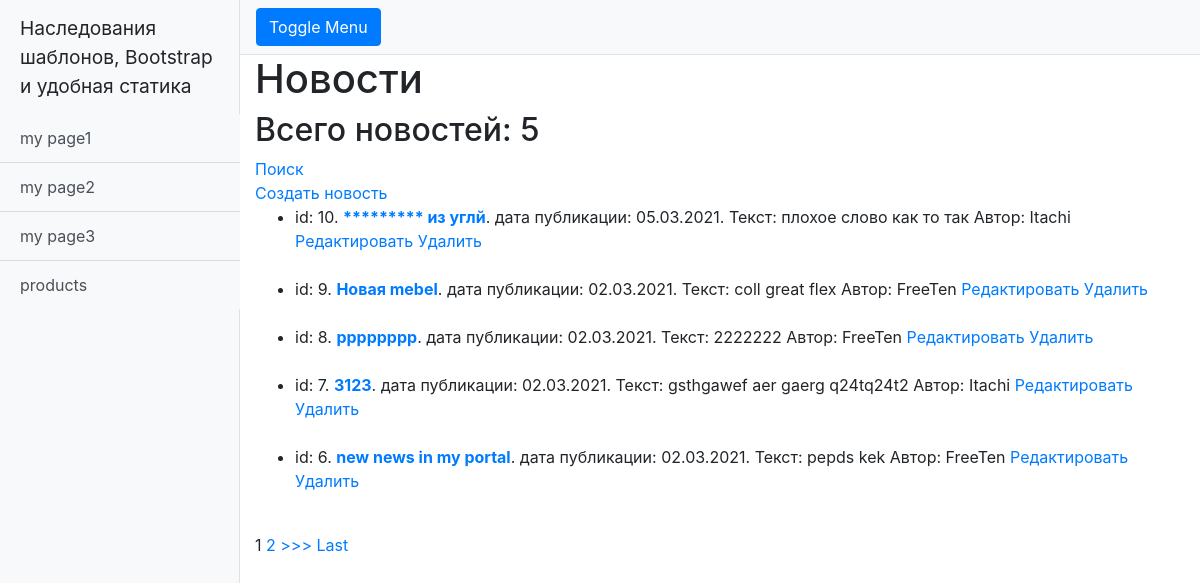
The page /news/ on the database as committed earlier.
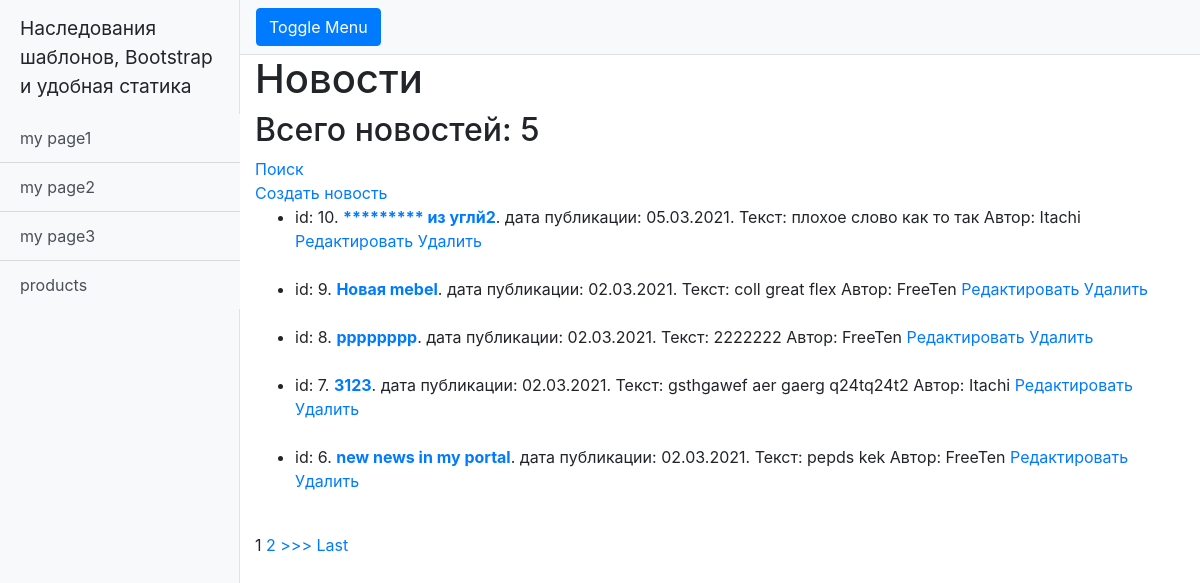
The same page on the database as committed later.
### NewsPaper/models.py (models this page shows, shortened)
class Post(models.Model):
    state = 'ST'
    news = 'NE'
    FIELD = [
        (state, 'Статья'),
        (news, 'Новость')
    ]
    type = models.CharField(max_length=2, choices=FIELD)
    post_date_creation = models.DateTimeField(auto_now_add=True)
    post_heading = models.CharField(max_length=255)
    post_text = models.TextField()
    post_rating = models.IntegerField(default=0)
    author = models.ForeignKey(Author, on_delete=models.CASCADE)
    category = models.ManyToManyField(Category, through='PostCategory')

class Author(models.Model):
    user = models.ForeignKey(User, on_delete=models.CASCADE)
    author_rating = models.IntegerField(default=0)

### NewsPaper/views.py (the view)
# urls.py: path('', NewsList.as_view()),
class NewsList(ListView):
    model = Post
    template_name = 'news.html'
    context_object_name = 'news'
    queryset = Post.objects.filter(type='NE').order_by('-post_date_creation')
    paginate_by = 5

### NewsPaper/templatetags/my_filters.py (called while the page is built)
@register.filter(name='censor')
def censor(value):
    if isinstance(value, str):
        censor_words = ['плохоеслово', 'компостер', 'гадость', 'лох']
        split_string = value.split()
        for word in censor_words:
            if word in split_string:
                for j in range(len(split_string)):
                    if word == split_string[j]:
                        split_string[j] = '*' * len(split_string[j])
        return ' '.join(split_string)
    else:
        raise ValueError(f'Ошибка: значение должно быть строкой')

### templates/news.html (shortened to what this page needs)
{% extends 'default.html' %}
{% load my_filters %}
{% block content %}
    <h1>Новости</h1>
    <h2>Всего новостей: {{ news|length }}</h2>
    <div><a href="/news/search">Поиск</a></div>
    <div><a href="/news/create">Создать новость</a></div>
        <ul>
            {% for single_news in news %}
                <li>id: {{ single_news.id }}. <b><a href="/news/{{ single_news.id }}">{{ single_news.post_heading|censor }}</a></b>. дата публикации: {{ single_news.post_date_creation|date:'d.m.Y' }}. Текст: {{ single_news.post_text|truncatewords:20|censor }} Автор: {{ single_news.author.user }}
                    <a href="/news/create/{{ single_news.id }}">Редактировать</a> <a href="/news/delete/{{ single_news.id }}">Удалить</a></li>
                <br>
            {% endfor %}
        </ul>
    {% if is_paginated %}
            {% for num in page_obj.paginator.page_range %}
                {% if page_obj.number == num %}
                    <a>{{ num }}</a>
                {% elif num > page_obj.number|add:'-3' and num < page_obj.number|add:'3' %}
                    <a href="?page={{ num }}">{{ num }}</a>
                {% endif %}
            {% endfor %}
            {% if page_obj.has_next %}
                <a href="?page={{ page_obj.next_page_number }}">>>></a>
                <a href="?page={{ page_obj.paginator.num_pages }}">Last</a>
            {% endif %}
        {% endif %}
{% endblock content %}

Rows that differ between the two databases and show on the page:
changed Post "плохое слово как то так": post_heading|censor "********* из углй" → "********* из углй2"
